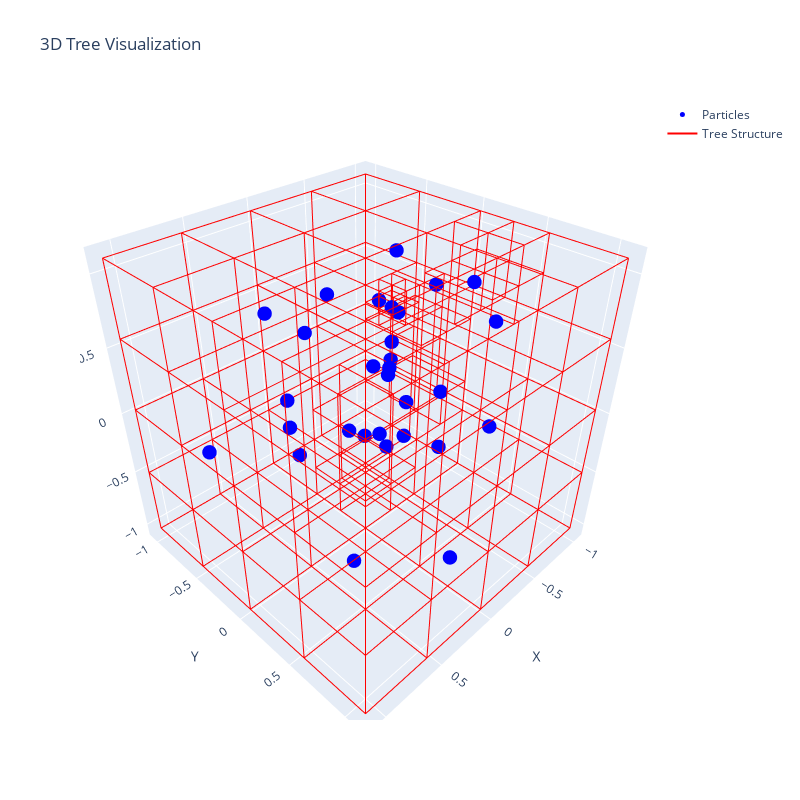

Notebook code for this chart:
### Markdown cell above
## Full Tree

### Code cell
# Create traces for particles
particle_trace = go.Scatter3d(
    x=data[:,0], 
    y=data[:,1], 
    z=data[:,2],
    mode='markers',
    marker=dict(size=5, color='blue'),
    name='Particles'
)

# Function to create cube edges for a node
def get_cube_edges(node):
    x = [node.xmin, node.xmax]
    y = [node.ymin, node.ymax]
    z = [node.zmin, node.zmax]
    
    edges_x, edges_y, edges_z = [], [], []
    
    # Create all 12 edges of the cube
    edges = [
        # Bottom face
        [(x[0],y[0],z[0]), (x[1],y[0],z[0])],
        [(x[1],y[0],z[0]), (x[1],y[1],z[0])],
        [(x[1],y[1],z[0]), (x[0],y[1],z[0])],
        [(x[0],y[1],z[0]), (x[0],y[0],z[0])],
        # Top face
        [(x[0],y[0],z[1]), (x[1],y[0],z[1])],
        [(x[1],y[0],z[1]), (x[1],y[1],z[1])],
        [(x[1],y[1],z[1]), (x[0],y[1],z[1])],
        [(x[0],y[1],z[1]), (x[0],y[0],z[1])],
        # Vertical edges
        [(x[0],y[0],z[0]), (x[0],y[0],z[1])],
        [(x[1],y[0],z[0]), (x[1],y[0],z[1])],
        [(x[1],y[1],z[0]), (x[1],y[1],z[1])],
        [(x[0],y[1],z[0]), (x[0],y[1],z[1])]
    ]
    
    for edge in edges:
        edges_x.extend([edge[0][0], edge[1][0], None])
        edges_y.extend([edge[0][1], edge[1][1], None])
        edges_z.extend([edge[0][2], edge[1][2], None])
    
    return edges_x, edges_y, edges_z

# Collect all cube edges
all_edges_x, all_edges_y, all_edges_z = [], [], []
nodes_to_check = [tree.root]
nodes_to_plot = []
while nodes_to_check:
    node = nodes_to_check.pop()
    nodes_to_check.extend(node.children)
    edges_x, edges_y, edges_z = get_cube_edges(node)
    all_edges_x.extend(edges_x)
    all_edges_y.extend(edges_y)
    all_edges_z.extend(edges_z)
    # for child in node.children:
    #     if len(child.particle_inds) == 1:
    #         nodes_to_plot.append(child)
            
# Create trace for tree structure
tree_trace = go.Scatter3d(
    x=all_edges_x,
    y=all_edges_y,
    z=all_edges_z,
    mode='lines',
    line=dict(color='red', width=2),
    name='Tree Structure'
)

# Create figure
fig = go.Figure(data=[particle_trace, tree_trace])
fig.update_layout(
    title='3D Tree Visualization',
    scene=dict(
        xaxis_title='X',
        yaxis_title='Y',
        zaxis_title='Z'
    ),
    width=800,
    height=800
)
fig.show()

### Figure 1 — Plotly figure (JSON) as saved in the notebook; plotly's stock layout.template omitted (floating-point values rounded to 4 significant figures; data arrays with more than 128 entries replaced by an {"elided": "..."} marker saying what was removed)
{"data": [{"marker": {"color": "blue", "size": 5}, "mode": "markers", "name": "Particles", "type": "scatter3d", "x": [-0.4982, -0.9131, -0.6181, -0.1624, -0.6274, -0.861, 0.4906, 0.4569, -0.5356, 0.1672, -0.8336, 0.2859, 0.1644, -0.5638, -0.2922, -0.4347, -0.7145, 0.8017, -0.4348, 0.3276, 0.726, 0.6595, -0.4673, -0.3572, -0.2127, -0.5926, 0.4745, -0.6231, -0.9348, 0.5335], "y": [-0.9078, -0.7672, 0.337, -0.3355, -0.3658, 0.41, -0.2036, -0.1565, -0.1167, -0.7999, -0.7476, 0.9989, 0.7452, -0.3068, -0.07863, 0.6526, -0.4399, 0.2049, -0.447, 0.8856, 0.823, -0.9458, -0.2396, -0.1259, 0.1565, -0.2716, 0.3652, 0.03, -0.6159, 0.05318], "z": [0.3536, 0.2077, 0.8349, -0.4339, -0.03766, -0.3706, 0.2165, -0.2122, -0.254, 0.4827, -0.3542, -0.438, 0.5787, 0.443, -0.5112, 0.7487, 0.05034, 0.3836, -0.6874, 0.3626, 0.6307, -0.5181, -0.0415, 0.1165, -0.2438, 0.406, -0.7996, 0.7108, 0.6591, 0.8188]}, {"line": {"color": "red", "width": 2}, "mode": "lines", "name": "Tree Structure", "type": "scatter3d", "x": {"elided": "4356 float values"}, "y": {"elided": "4356 float values"}, "z": {"elided": "4356 float values"}}], "layout": {"height": 800, "scene": {"xaxis": {"title": {"text": "X"}}, "yaxis": {"title": {"text": "Y"}}, "zaxis": {"title": {"text": "Z"}}}, "title": {"text": "3D Tree Visualization"}, "width": 800}}
